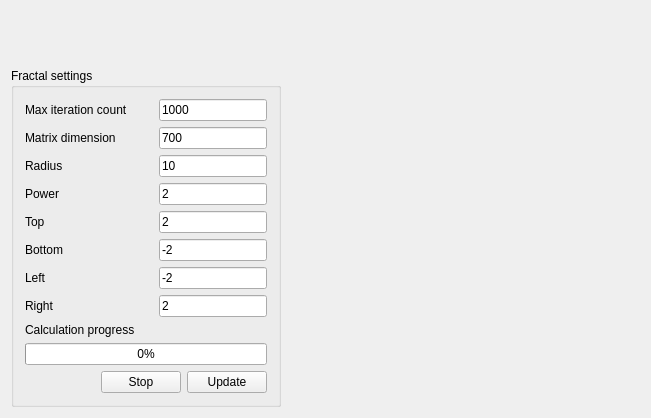
<?xml version="1.0" encoding="UTF-8"?>
<ui version="4.0">
 <class>MainWindow</class>
 <widget class="QMainWindow" name="MainWindow">
  <property name="geometry">
   <rect>
    <x>0</x>
    <y>0</y>
    <width>651</width>
    <height>418</height>
   </rect>
  </property>
  <property name="windowTitle">
   <string>FractalQt</string>
  </property>
  <widget class="QWidget" name="centralWidget">
   <layout class="QHBoxLayout" name="horizontalLayout_10">
    <item>
     <layout class="QVBoxLayout" name="verticalLayout_2">
      <item>
       <spacer name="verticalSpacer">
        <property name="orientation">
         <enum>Qt::Vertical</enum>
        </property>
        <property name="sizeHint" stdset="0">
         <size>
          <width>267</width>
          <height>18</height>
         </size>
        </property>
       </spacer>
      </item>
      <item>
       <widget class="QGroupBox" name="groupBox">
        <property name="sizePolicy">
         <sizepolicy hsizetype="Maximum" vsizetype="Maximum">
          <horstretch>0</horstretch>
          <verstretch>0</verstretch>
         </sizepolicy>
        </property>
        <property name="minimumSize">
         <size>
          <width>270</width>
          <height>300</height>
         </size>
        </property>
        <property name="maximumSize">
         <size>
          <width>270</width>
          <height>500</height>
         </size>
        </property>
        <property name="baseSize">
         <size>
          <width>0</width>
          <height>0</height>
         </size>
        </property>
        <property name="title">
         <string>Fractal settings</string>
        </property>
        <layout class="QVBoxLayout" name="verticalLayout">
         <item>
          <layout class="QHBoxLayout" name="horizontalLayout_9">
           <item>
            <widget class="QLabel" name="label_9">
             <property name="text">
              <string>Max iteration count</string>
             </property>
            </widget>
           </item>
           <item>
            <spacer name="horizontalSpacer_9">
             <property name="orientation">
              <enum>Qt::Horizontal</enum>
             </property>
             <property name="sizeHint" stdset="0">
              <size>
               <width>10</width>
               <height>20</height>
              </size>
             </property>
            </spacer>
           </item>
           <item>
            <widget class="QLineEdit" name="maxIterationLineEdit">
             <property name="text">
              <string>1000</string>
             </property>
            </widget>
           </item>
          </layout>
         </item>
         <item>
          <layout class="QHBoxLayout" name="horizontalLayout_5">
           <item>
            <widget class="QLabel" name="label">
             <property name="text">
              <string>Matrix dimension</string>
             </property>
            </widget>
           </item>
           <item>
            <spacer name="horizontalSpacer_6">
             <property name="orientation">
              <enum>Qt::Horizontal</enum>
             </property>
             <property name="sizeHint" stdset="0">
              <size>
               <width>20</width>
               <height>20</height>
              </size>
             </property>
            </spacer>
           </item>
           <item>
            <widget class="QLineEdit" name="matrixDimensionLineEdit">
             <property name="text">
              <string>700</string>
             </property>
            </widget>
           </item>
          </layout>
         </item>
         <item>
          <layout class="QHBoxLayout" name="horizontalLayout_6">
           <item>
            <widget class="QLabel" name="label_6">
             <property name="text">
              <string>Radius</string>
             </property>
            </widget>
           </item>
           <item>
            <spacer name="horizontalSpacer_7">
             <property name="orientation">
              <enum>Qt::Horizontal</enum>
             </property>
             <property name="sizeHint" stdset="0">
              <size>
               <width>20</width>
               <height>20</height>
              </size>
             </property>
            </spacer>
           </item>
           <item>
            <widget class="QLineEdit" name="radiusLineEdit">
             <property name="text">
              <string>10</string>
             </property>
            </widget>
           </item>
          </layout>
         </item>
         <item>
          <layout class="QHBoxLayout" name="horizontalLayout_7">
           <item>
            <widget class="QLabel" name="label_7">
             <property name="text">
              <string>Power</string>
             </property>
            </widget>
           </item>
           <item>
            <spacer name="horizontalSpacer_8">
             <property name="orientation">
              <enum>Qt::Horizontal</enum>
             </property>
             <property name="sizeHint" stdset="0">
              <size>
               <width>20</width>
               <height>20</height>
              </size>
             </property>
            </spacer>
           </item>
           <item>
            <widget class="QLineEdit" name="powerLineEdit">
             <property name="text">
              <string>2</string>
             </property>
            </widget>
           </item>
          </layout>
         </item>
         <item>
          <layout class="QHBoxLayout" name="horizontalLayout">
           <item>
            <widget class="QLabel" name="label_2">
             <property name="text">
              <string>Top</string>
             </property>
            </widget>
           </item>
           <item>
            <spacer name="horizontalSpacer">
             <property name="orientation">
              <enum>Qt::Horizontal</enum>
             </property>
             <property name="sizeType">
              <enum>QSizePolicy::Expanding</enum>
             </property>
             <property name="sizeHint" stdset="0">
              <size>
               <width>40</width>
               <height>20</height>
              </size>
             </property>
            </spacer>
           </item>
           <item>
            <widget class="QLineEdit" name="topLineEdit">
             <property name="text">
              <string>2</string>
             </property>
            </widget>
           </item>
          </layout>
         </item>
         <item>
          <layout class="QHBoxLayout" name="horizontalLayout_2">
           <item>
            <widget class="QLabel" name="label_3">
             <property name="text">
              <string>Bottom</string>
             </property>
            </widget>
           </item>
           <item>
            <spacer name="horizontalSpacer_2">
             <property name="orientation">
              <enum>Qt::Horizontal</enum>
             </property>
             <property name="sizeHint" stdset="0">
              <size>
               <width>20</width>
               <height>20</height>
              </size>
             </property>
            </spacer>
           </item>
           <item>
            <widget class="QLineEdit" name="bottomLineEdit">
             <property name="text">
              <string>-2</string>
             </property>
            </widget>
           </item>
          </layout>
         </item>
         <item>
          <layout class="QHBoxLayout" name="horizontalLayout_3">
           <item>
            <widget class="QLabel" name="label_4">
             <property name="text">
              <string>Left</string>
             </property>
            </widget>
           </item>
           <item>
            <spacer name="horizontalSpacer_3">
             <property name="orientation">
              <enum>Qt::Horizontal</enum>
             </property>
             <property name="sizeType">
              <enum>QSizePolicy::Expanding</enum>
             </property>
             <property name="sizeHint" stdset="0">
              <size>
               <width>20</width>
               <height>20</height>
              </size>
             </property>
            </spacer>
           </item>
           <item>
            <widget class="QLineEdit" name="leftLineEdit">
             <property name="text">
              <string>-2</string>
             </property>
            </widget>
           </item>
          </layout>
         </item>
         <item>
          <layout class="QHBoxLayout" name="horizontalLayout_4">
           <item>
            <widget class="QLabel" name="label_5">
             <property name="text">
              <string>Right</string>
             </property>
            </widget>
           </item>
           <item>
            <spacer name="horizontalSpacer_4">
             <property name="orientation">
              <enum>Qt::Horizontal</enum>
             </property>
             <property name="sizeHint" stdset="0">
              <size>
               <width>20</width>
               <height>20</height>
              </size>
             </property>
            </spacer>
           </item>
           <item>
            <widget class="QLineEdit" name="rightLineEdit">
             <property name="text">
              <string>2</string>
             </property>
            </widget>
           </item>
          </layout>
         </item>
         <item>
          <widget class="QLabel" name="label_8">
           <property name="text">
            <string>Calculation progress</string>
           </property>
          </widget>
         </item>
         <item>
          <widget class="QProgressBar" name="progressBar">
           <property name="value">
            <number>0</number>
           </property>
          </widget>
         </item>
         <item>
          <layout class="QHBoxLayout" name="horizontalLayout_8">
           <item>
            <spacer name="horizontalSpacer_5">
             <property name="orientation">
              <enum>Qt::Horizontal</enum>
             </property>
             <property name="sizeHint" stdset="0">
              <size>
               <width>40</width>
               <height>20</height>
              </size>
             </property>
            </spacer>
           </item>
           <item>
            <widget class="QPushButton" name="stopPushButton">
             <property name="text">
              <string>Stop</string>
             </property>
            </widget>
           </item>
           <item>
            <widget class="QPushButton" name="updatePushButton">
             <property name="text">
              <string>Update</string>
             </property>
            </widget>
           </item>
          </layout>
         </item>
        </layout>
       </widget>
      </item>
     </layout>
    </item>
    <item>
     <widget class="FractalWidget" name="fractalWidget" native="true">
      <property name="sizePolicy">
       <sizepolicy hsizetype="Expanding" vsizetype="Preferred">
        <horstretch>0</horstretch>
        <verstretch>0</verstretch>
       </sizepolicy>
      </property>
     </widget>
    </item>
   </layout>
  </widget>
 </widget>
 <layoutdefault spacing="6" margin="11"/>
 <customwidgets>
  <customwidget>
   <class>FractalWidget</class>
   <extends>QWidget</extends>
   <header>FractalWidget.h</header>
   <container>1</container>
  </customwidget>
 </customwidgets>
 <resources/>
 <connections/>
</ui>
